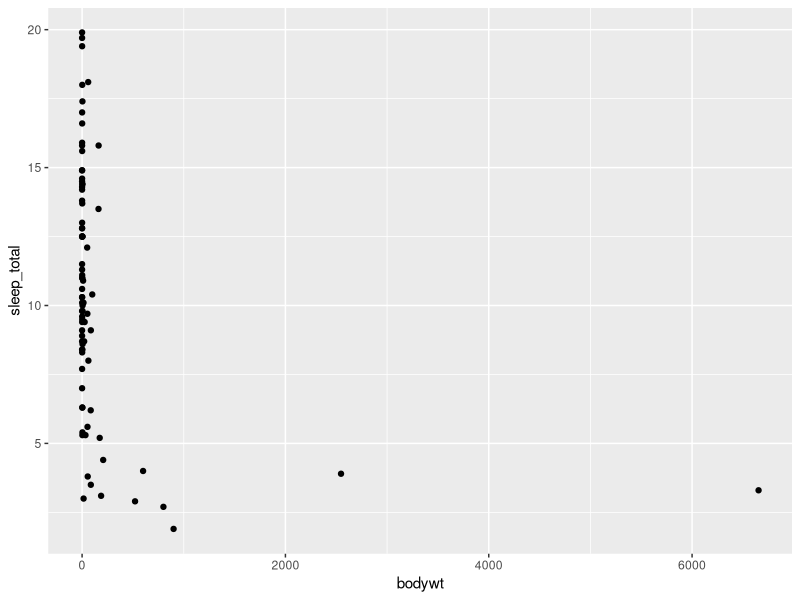
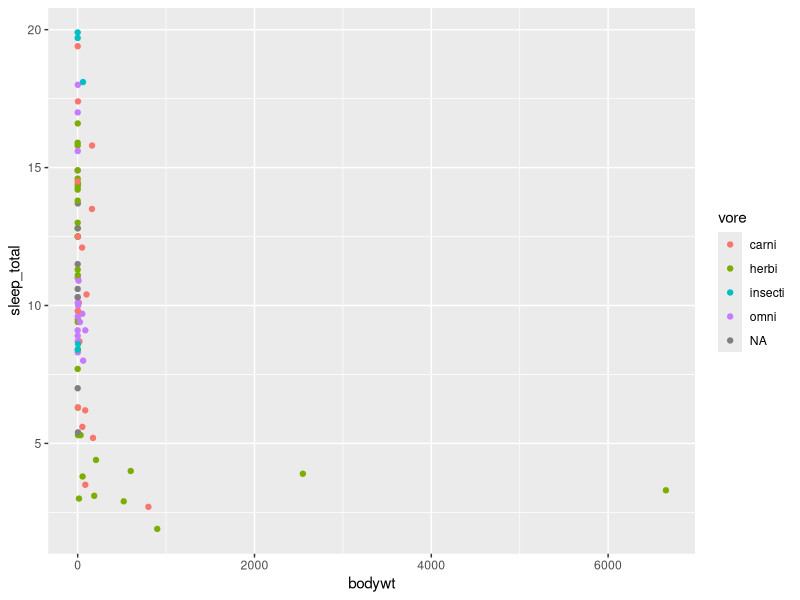
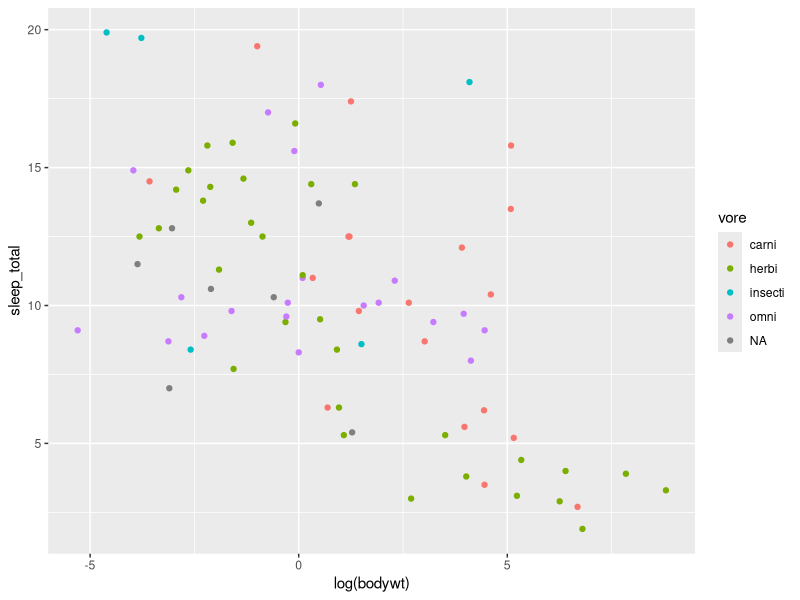
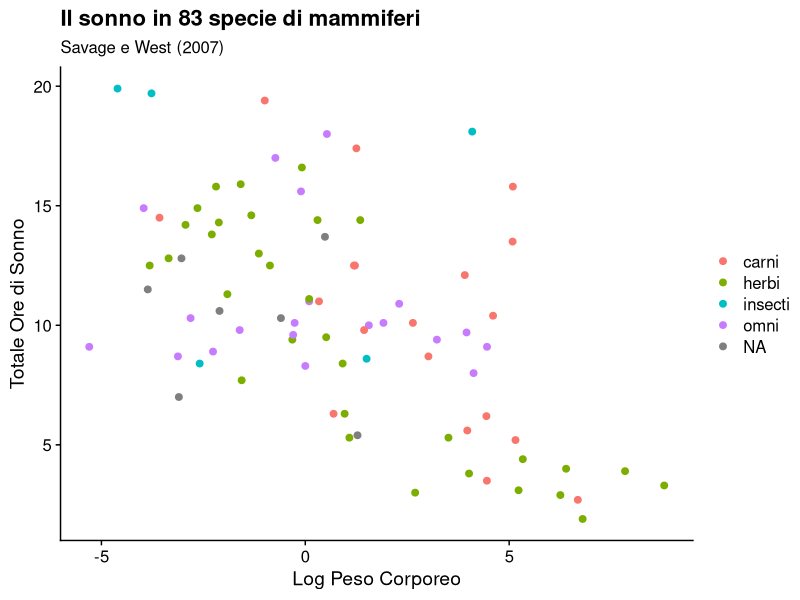
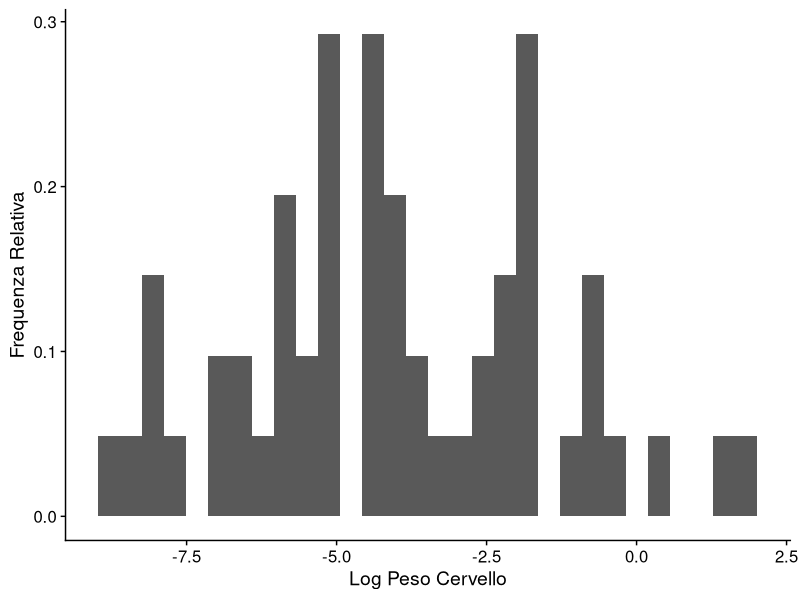
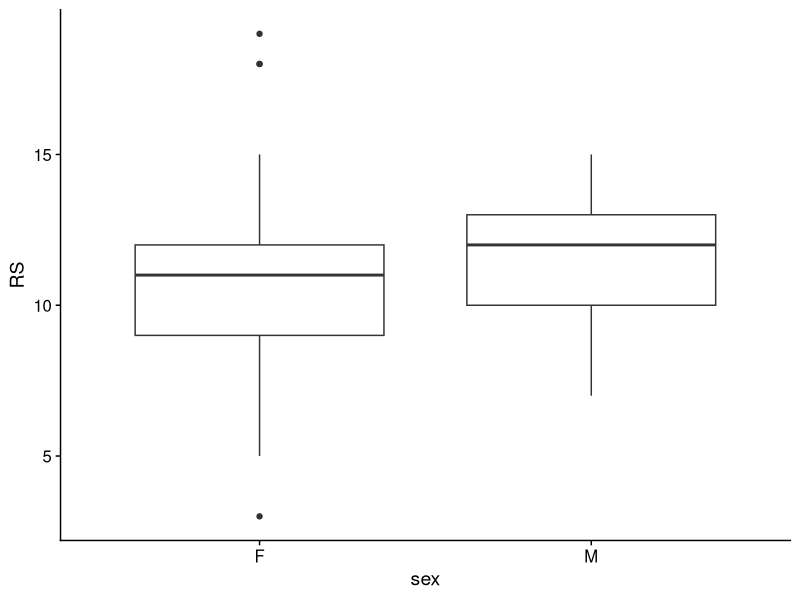
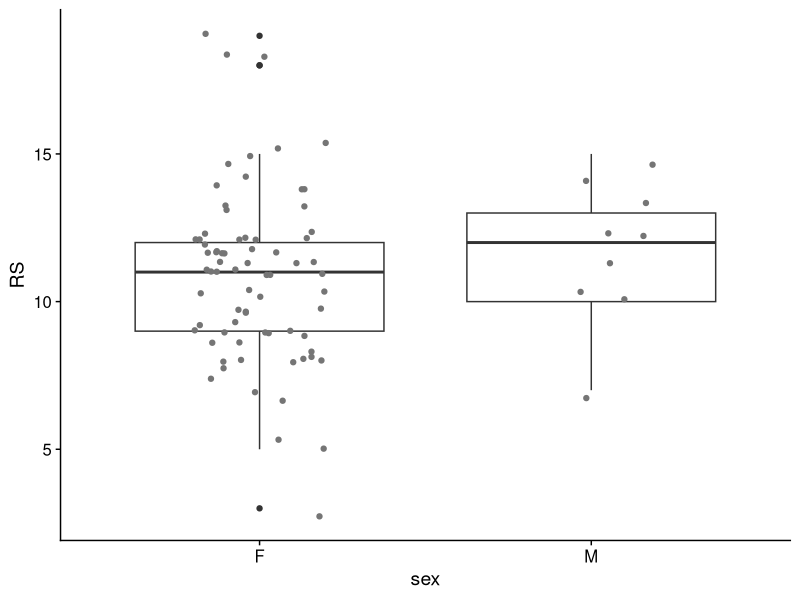
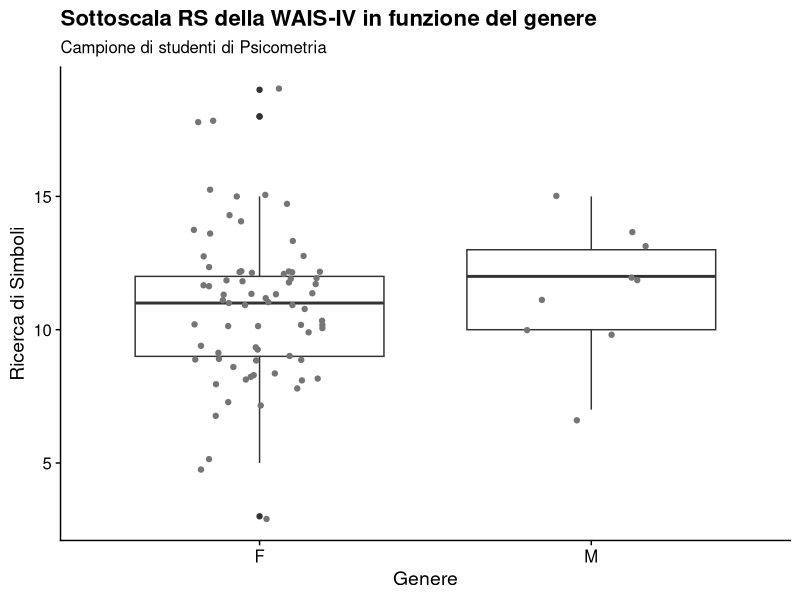

Source code (R) for these figures, in order:
## ---- chunk 1
knitr::opts_chunk$set(echo = TRUE)
## ---- chunk 2
library("tidyverse")
## ---- chunk 3
data(msleep)
## ---- chunk 4
p <- msleep %>%
  ggplot(
    aes(x = bodywt, y = sleep_total)
  ) +
  geom_point()

print(p)
## ---- chunk 5
p <- msleep %>%
  ggplot(
    aes(
      x = bodywt, y = sleep_total, col = vore
    )
  ) +
  geom_point()
print(p)
## ---- chunk 6
p <- msleep %>%
  ggplot(
    aes(
      x = log(bodywt), y = sleep_total, col = vore
    )
  ) +
  geom_point()
print(p)
## ---- chunk 7
library("cowplot")
theme_set(theme_cowplot())

msleep %>%
  ggplot(
    aes(x = log(bodywt), y = sleep_total, col = vore)
  ) +
  geom_point(size = 2) +
  theme(legend.title = element_blank()) +
  labs(
    x = "Log Peso Corporeo",
    y = "Totale Ore di Sonno",
    title = "Il sonno in 83 specie di mammiferi", subtitle = "Savage e West (2007)"
  )
## ---- chunk 8
msleep %>%
  ggplot(
    aes(log(brainwt))
  ) +
  geom_histogram(aes(y = ..density..)) +
  labs(
    x = "Log Peso Cervello",
    y = "Frequenza Relativa"
  ) +
  theme(legend.title = element_blank())
## ---- chunk 9
library("here")
library("tidyverse")

temp <- read_csv(here("data", "wais.csv"))
summary(temp)
## ---- chunk 10
df_wais <- temp[complete.cases(temp), ]
summary(df_wais)
## ---- chunk 11
rm(temp)
## ---- chunk 12

df_wais$sex <- substr(df_wais$personal_code, 7, 7)
df_wais$sex <- factor(df_wais$sex)
summary(df_wais$sex)
## ---- chunk 13
df_wais %>%
  group_by(sex) %>%
  summarise(
    m = mean(RS),
    std = sd(RS)
  )
## ---- chunk 14
p1 <- df_wais %>%
  ggplot(
    aes(x = sex, y = RS)
  ) +
  geom_boxplot()
print(p1)
## ---- chunk 15
p1 <- df_wais %>%
  ggplot(
    aes(sex, RS)
  ) +
  geom_boxplot() +
  geom_jitter(width = 0.2, col = "gray46")
print(p1)
## ---- chunk 16
p1 <- df_wais %>%
  ggplot(
    aes(sex, RS)
  ) +
  geom_boxplot() +
  geom_jitter(width = 0.2, col = "gray46") +
  labs(
    title = "Sottoscala RS della WAIS-IV in funzione del genere",
    subtitle = "Campione di studenti di Psicometria",
    x = "Genere",
    y = "Ricerca di Simboli"
  )
print(p1)
## ---- chunk 17
library("forcats")
df_wais <- df_wais %>%
  mutate(
    sex = fct_recode(
      sex,
      "Femmmine" = "F",
      "Maschi" = "M"
    )
  )
## ---- chunk 18
p1 <- df_wais %>%
  ggplot(
    aes(sex, RS)
  ) +
  geom_boxplot() +
  geom_jitter(width = 0.2, col = "gray46") +
  labs(
    title = "Sottoscala RS della WAIS-IV in funzione del genere",
    subtitle = "Campione di studenti di Psicometria",
    x = "Genere",
    y = "Ricerca di Simboli"
  ) 

print(p1)
## ---- chunk 19
p1 <- df_wais %>%
  ggplot(
    aes(sex, RS, fill = sex)
  ) +
  geom_boxplot() +
  geom_jitter(width = 0.2, col = "gray46") +
  labs(
    title = "Sottoscala RS della WAIS-IV in funzione del genere",
    subtitle = "Campione di studenti di Psicometria",
    x = "Genere",
    y = "Ricerca di Simboli"
  ) +
  theme(legend.position = "none")

print(p1)
## ---- chunk 20
sessionInfo()
